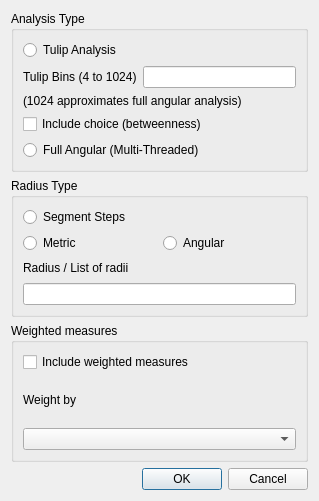
<?xml version="1.0" encoding="UTF-8"?>
<ui version="4.0">
 <class>CSegmentAnalysisDlg</class>
 <widget class="QDialog" name="CSegmentAnalysisDlg">
  <property name="geometry">
   <rect>
    <x>0</x>
    <y>0</y>
    <width>319</width>
    <height>501</height>
   </rect>
  </property>
  <property name="windowTitle">
   <string>Segment Analysis Options</string>
  </property>
  <layout class="QVBoxLayout" name="verticalLayout_7">
   <item>
    <widget class="QGroupBox" name="groupBox">
     <property name="title">
      <string>Analysis Type</string>
     </property>
     <layout class="QVBoxLayout" name="verticalLayout_2">
      <item>
       <widget class="QRadioButton" name="c_analysis_type">
        <property name="text">
         <string>Tulip Analysis</string>
        </property>
       </widget>
      </item>
      <item>
       <layout class="QVBoxLayout" name="verticalLayout">
        <item>
         <layout class="QHBoxLayout" name="horizontalLayout">
          <item>
           <widget class="QLabel" name="label">
            <property name="layoutDirection">
             <enum>Qt::LeftToRight</enum>
            </property>
            <property name="text">
             <string>Tulip Bins (4 to 1024)</string>
            </property>
           </widget>
          </item>
          <item>
           <widget class="QLineEdit" name="c_tulip_bins"/>
          </item>
         </layout>
        </item>
        <item>
         <widget class="QLabel" name="label_2">
          <property name="text">
           <string>(1024 approximates full angular analysis)</string>
          </property>
         </widget>
        </item>
       </layout>
      </item>
      <item>
       <widget class="QCheckBox" name="c_choice">
        <property name="text">
         <string>Include choice (betweenness)</string>
        </property>
       </widget>
      </item>
      <item>
       <widget class="QRadioButton" name="c_radio2">
        <property name="text">
         <string>Full Angular (Multi-Threaded)</string>
        </property>
       </widget>
      </item>
     </layout>
    </widget>
   </item>
   <item>
    <widget class="QGroupBox" name="groupBox_2">
     <property name="title">
      <string>Radius Type</string>
     </property>
     <layout class="QVBoxLayout" name="verticalLayout_4">
      <item>
       <widget class="QRadioButton" name="c_radius_type">
        <property name="text">
         <string>Segment Steps</string>
        </property>
       </widget>
      </item>
      <item>
       <layout class="QHBoxLayout" name="horizontalLayout_2">
        <item>
         <widget class="QRadioButton" name="radioButton">
          <property name="text">
           <string>Metric</string>
          </property>
         </widget>
        </item>
        <item>
         <widget class="QRadioButton" name="c_radio3">
          <property name="text">
           <string>Angular</string>
          </property>
         </widget>
        </item>
       </layout>
      </item>
      <item>
       <layout class="QVBoxLayout" name="verticalLayout_3">
        <item>
         <widget class="QLabel" name="label_3">
          <property name="text">
           <string>Radius / List of radii</string>
          </property>
         </widget>
        </item>
        <item>
         <widget class="QLineEdit" name="c_radius"/>
        </item>
       </layout>
      </item>
     </layout>
    </widget>
   </item>
   <item>
    <widget class="QGroupBox" name="groupBox_3">
     <property name="title">
      <string>Weighted measures</string>
     </property>
     <layout class="QVBoxLayout" name="verticalLayout_6">
      <item>
       <widget class="QCheckBox" name="c_weighted">
        <property name="text">
         <string>Include weighted measures</string>
        </property>
       </widget>
      </item>
      <item>
       <layout class="QVBoxLayout" name="verticalLayout_5">
        <item>
         <widget class="QLabel" name="label_4">
          <property name="text">
           <string>Weight by</string>
          </property>
         </widget>
        </item>
        <item>
         <widget class="QComboBox" name="c_attribute"/>
        </item>
       </layout>
      </item>
     </layout>
    </widget>
   </item>
   <item>
    <layout class="QHBoxLayout" name="horizontalLayout_3">
     <item>
      <spacer name="horizontalSpacer">
       <property name="orientation">
        <enum>Qt::Horizontal</enum>
       </property>
       <property name="sizeHint" stdset="0">
        <size>
         <width>40</width>
         <height>20</height>
        </size>
       </property>
      </spacer>
     </item>
     <item>
      <widget class="QPushButton" name="c_ok">
       <property name="text">
        <string>OK</string>
       </property>
      </widget>
     </item>
     <item>
      <widget class="QPushButton" name="c_cancel">
       <property name="text">
        <string>Cancel</string>
       </property>
      </widget>
     </item>
    </layout>
   </item>
  </layout>
 </widget>
 <resources/>
 <connections>
  <connection>
   <sender>c_analysis_type</sender>
   <signal>clicked(bool)</signal>
   <receiver>CSegmentAnalysisDlg</receiver>
   <slot>OnAnalysisType(bool)</slot>
   <hints>
    <hint type="sourcelabel">
     <x>170</x>
     <y>44</y>
    </hint>
    <hint type="destinationlabel">
     <x>332</x>
     <y>64</y>
    </hint>
   </hints>
  </connection>
  <connection>
   <sender>c_radio2</sender>
   <signal>clicked(bool)</signal>
   <receiver>CSegmentAnalysisDlg</receiver>
   <slot>OnAnalysisTulip(bool)</slot>
   <hints>
    <hint type="sourcelabel">
     <x>82</x>
     <y>158</y>
    </hint>
    <hint type="destinationlabel">
     <x>328</x>
     <y>184</y>
    </hint>
   </hints>
  </connection>
  <connection>
   <sender>c_radius</sender>
   <signal>textChanged(QString)</signal>
   <receiver>CSegmentAnalysisDlg</receiver>
   <slot>OnUpdateRadius(QString)</slot>
   <hints>
    <hint type="sourcelabel">
     <x>250</x>
     <y>304</y>
    </hint>
    <hint type="destinationlabel">
     <x>328</x>
     <y>304</y>
    </hint>
   </hints>
  </connection>
  <connection>
   <sender>c_weighted</sender>
   <signal>clicked(bool)</signal>
   <receiver>CSegmentAnalysisDlg</receiver>
   <slot>OnWeighted(bool)</slot>
   <hints>
    <hint type="sourcelabel">
     <x>196</x>
     <y>358</y>
    </hint>
    <hint type="destinationlabel">
     <x>327</x>
     <y>361</y>
    </hint>
   </hints>
  </connection>
  <connection>
   <sender>c_ok</sender>
   <signal>clicked()</signal>
   <receiver>CSegmentAnalysisDlg</receiver>
   <slot>OnOK()</slot>
   <hints>
    <hint type="sourcelabel">
     <x>151</x>
     <y>460</y>
    </hint>
    <hint type="destinationlabel">
     <x>63</x>
     <y>455</y>
    </hint>
   </hints>
  </connection>
  <connection>
   <sender>c_cancel</sender>
   <signal>clicked()</signal>
   <receiver>CSegmentAnalysisDlg</receiver>
   <slot>OnCancel()</slot>
   <hints>
    <hint type="sourcelabel">
     <x>225</x>
     <y>466</y>
    </hint>
    <hint type="destinationlabel">
     <x>314</x>
     <y>456</y>
    </hint>
   </hints>
  </connection>
 </connections>
 <slots>
  <slot>OnAnalysisType(bool)</slot>
  <slot>OnAnalysisTulip(bool)</slot>
  <slot>OnUpdateRadius(QString)</slot>
  <slot>OnWeighted(bool)</slot>
  <slot>OnOK()</slot>
  <slot>OnCancel()</slot>
 </slots>
</ui>
